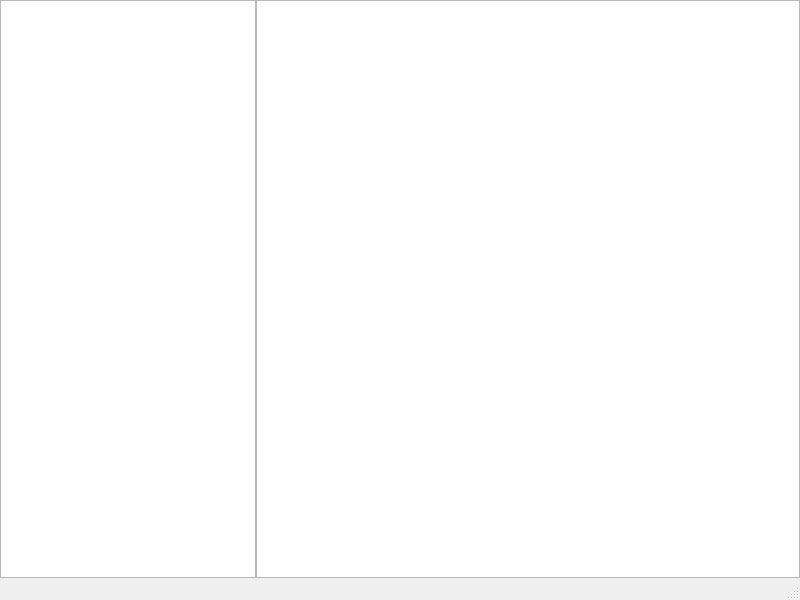
<?xml version="1.0" encoding="UTF-8"?>
<ui version="4.0">
 <class>UserMainWindow</class>
 <widget class="QMainWindow" name="UserMainWindow">
  <property name="geometry">
   <rect>
    <x>0</x>
    <y>0</y>
    <width>800</width>
    <height>600</height>
   </rect>
  </property>
  <property name="minimumSize">
   <size>
    <width>800</width>
    <height>600</height>
   </size>
  </property>
  <property name="windowTitle">
   <string>漫游,如星际</string>
  </property>
  <widget class="QWidget" name="centralwidget">
   <property name="sizePolicy">
    <sizepolicy hsizetype="Preferred" vsizetype="Preferred">
     <horstretch>0</horstretch>
     <verstretch>0</verstretch>
    </sizepolicy>
   </property>
   <layout class="QHBoxLayout" name="horizontalLayout">
    <property name="spacing">
     <number>0</number>
    </property>
    <property name="leftMargin">
     <number>0</number>
    </property>
    <property name="topMargin">
     <number>0</number>
    </property>
    <property name="rightMargin">
     <number>0</number>
    </property>
    <property name="bottomMargin">
     <number>0</number>
    </property>
    <item>
     <widget class="QListWidget" name="contents">
      <property name="sizePolicy">
       <sizepolicy hsizetype="Preferred" vsizetype="Expanding">
        <horstretch>0</horstretch>
        <verstretch>0</verstretch>
       </sizepolicy>
      </property>
     </widget>
    </item>
    <item>
     <widget class="QStackedWidget" name="mainWidget">
      <property name="enabled">
       <bool>true</bool>
      </property>
      <property name="sizePolicy">
       <sizepolicy hsizetype="Expanding" vsizetype="Expanding">
        <horstretch>0</horstretch>
        <verstretch>0</verstretch>
       </sizepolicy>
      </property>
      <property name="lineWidth">
       <number>1</number>
      </property>
      <widget class="QWidget" name="appointmentAvailable">
       <property name="sizePolicy">
        <sizepolicy hsizetype="Expanding" vsizetype="Expanding">
         <horstretch>0</horstretch>
         <verstretch>0</verstretch>
        </sizepolicy>
       </property>
       <layout class="QVBoxLayout" name="verticalLayout_2">
        <property name="spacing">
         <number>0</number>
        </property>
        <property name="leftMargin">
         <number>0</number>
        </property>
        <property name="topMargin">
         <number>0</number>
        </property>
        <property name="rightMargin">
         <number>0</number>
        </property>
        <property name="bottomMargin">
         <number>0</number>
        </property>
        <item>
         <widget class="QTableView" name="appointmentAvailableTableView"/>
        </item>
       </layout>
      </widget>
      <widget class="QWidget" name="appointmentReserved">
       <property name="sizePolicy">
        <sizepolicy hsizetype="Expanding" vsizetype="Expanding">
         <horstretch>0</horstretch>
         <verstretch>0</verstretch>
        </sizepolicy>
       </property>
       <layout class="QVBoxLayout" name="verticalLayout_3">
        <property name="spacing">
         <number>0</number>
        </property>
        <property name="leftMargin">
         <number>0</number>
        </property>
        <property name="topMargin">
         <number>0</number>
        </property>
        <property name="rightMargin">
         <number>0</number>
        </property>
        <property name="bottomMargin">
         <number>0</number>
        </property>
        <item>
         <widget class="QTableView" name="appointmentReservedTableView"/>
        </item>
       </layout>
      </widget>
      <widget class="QWidget" name="tourists">
       <property name="sizePolicy">
        <sizepolicy hsizetype="Expanding" vsizetype="Expanding">
         <horstretch>0</horstretch>
         <verstretch>0</verstretch>
        </sizepolicy>
       </property>
       <layout class="QVBoxLayout" name="verticalLayout_4">
        <property name="spacing">
         <number>0</number>
        </property>
        <property name="leftMargin">
         <number>0</number>
        </property>
        <property name="topMargin">
         <number>0</number>
        </property>
        <property name="rightMargin">
         <number>0</number>
        </property>
        <property name="bottomMargin">
         <number>0</number>
        </property>
        <item>
         <widget class="QTableView" name="touristsTableView"/>
        </item>
        <item>
         <layout class="QHBoxLayout" name="horizontalLayout_4">
          <property name="spacing">
           <number>0</number>
          </property>
          <item>
           <widget class="QPushButton" name="addButton">
            <property name="text">
             <string>新建(&amp;N)</string>
            </property>
           </widget>
          </item>
          <item>
           <widget class="QPushButton" name="deleteButton">
            <property name="text">
             <string>删除(&amp;D)</string>
            </property>
           </widget>
          </item>
         </layout>
        </item>
       </layout>
      </widget>
     </widget>
    </item>
   </layout>
  </widget>
  <widget class="QMenuBar" name="menubar">
   <property name="geometry">
    <rect>
     <x>0</x>
     <y>0</y>
     <width>800</width>
     <height>17</height>
    </rect>
   </property>
  </widget>
  <widget class="QStatusBar" name="statusbar"/>
 </widget>
 <tabstops>
  <tabstop>contents</tabstop>
  <tabstop>addButton</tabstop>
  <tabstop>deleteButton</tabstop>
  <tabstop>appointmentAvailableTableView</tabstop>
  <tabstop>appointmentReservedTableView</tabstop>
  <tabstop>touristsTableView</tabstop>
 </tabstops>
 <resources/>
 <connections/>
</ui>
